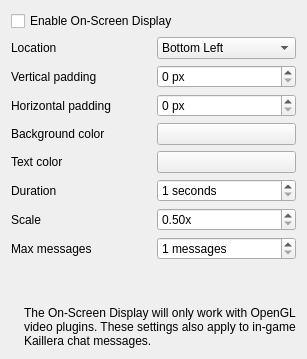
             <widget class="QWidget" name="tab_6">
              <attribute name="title">
               <string>OSD</string>
              </attribute>
              <layout class="QVBoxLayout" name="verticalLayout_13">
               <item>
                <widget class="QCheckBox" name="osdEnabledCheckBox">
                 <property name="text">
                  <string>Enable On-Screen Display</string>
                 </property>
                </widget>
               </item>
               <item>
                <layout class="QHBoxLayout" name="horizontalLayout_10">
                 <item>
                  <widget class="QLabel" name="label_9">
                   <property name="text">
                    <string>Location</string>
                   </property>
                  </widget>
                 </item>
                 <item>
                  <widget class="QComboBox" name="osdLocationComboBox">
                   <item>
                    <property name="text">
                     <string>Bottom Left</string>
                    </property>
                   </item>
                   <item>
                    <property name="text">
                     <string>Top Left</string>
                    </property>
                   </item>
                   <item>
                    <property name="text">
                     <string>Top Right</string>
                    </property>
                   </item>
                   <item>
                    <property name="text">
                     <string>Bottom Right</string>
                    </property>
                   </item>
                  </widget>
                 </item>
                </layout>
               </item>
               <item>
                <layout class="QHBoxLayout" name="horizontalLayout_8">
                 <item>
                  <widget class="QLabel" name="label_7">
                   <property name="text">
                    <string>Vertical padding</string>
                   </property>
                  </widget>
                 </item>
                 <item>
                  <widget class="QSpinBox" name="osdVerticalPaddingSpinBox">
                   <property name="specialValueText">
                    <string/>
                   </property>
                   <property name="suffix">
                    <string> px</string>
                   </property>
                  </widget>
                 </item>
                </layout>
               </item>
               <item>
                <layout class="QHBoxLayout" name="horizontalLayout_9">
                 <item>
                  <widget class="QLabel" name="label_8">
                   <property name="text">
                    <string>Horizontal padding</string>
                   </property>
                  </widget>
                 </item>
                 <item>
                  <widget class="QSpinBox" name="osdHorizontalPaddingSpinBox">
                   <property name="specialValueText">
                    <string/>
                   </property>
                   <property name="suffix">
                    <string> px</string>
                   </property>
                  </widget>
                 </item>
                </layout>
               </item>
               <item>
                <layout class="QHBoxLayout" name="horizontalLayout_15">
                 <item>
                  <widget class="QLabel" name="label_14">
                   <property name="text">
                    <string>Background color</string>
                   </property>
                  </widget>
                 </item>
                 <item>
                  <widget class="QPushButton" name="changeBackgroundColorButton">
                   <property name="text">
                    <string/>
                   </property>
                  </widget>
                 </item>
                </layout>
               </item>
               <item>
                <layout class="QHBoxLayout" name="horizontalLayout_16">
                 <item>
                  <widget class="QLabel" name="label_15">
                   <property name="text">
                    <string>Text color</string>
                   </property>
                  </widget>
                 </item>
                 <item>
                  <widget class="QPushButton" name="changeTextColorButton">
                   <property name="text">
                    <string/>
                   </property>
                  </widget>
                 </item>
                </layout>
               </item>
               <item>
                <layout class="QHBoxLayout" name="horizontalLayout_12">
                 <item>
                  <widget class="QLabel" name="label_11">
                   <property name="text">
                    <string>Duration</string>
                   </property>
                  </widget>
                 </item>
                 <item>
                  <widget class="QSpinBox" name="osdDurationSpinBox">
                   <property name="suffix">
                    <string> seconds</string>
                   </property>
                   <property name="minimum">
                    <number>1</number>
                   </property>
                  </widget>
                 </item>
                </layout>
               </item>
               <item>
                <layout class="QHBoxLayout" name="horizontalLayout_23">
                 <item>
                  <widget class="QLabel" name="label_20">
                   <property name="text">
                    <string>Scale</string>
                   </property>
                  </widget>
                 </item>
                 <item>
                  <widget class="QDoubleSpinBox" name="osdScaleDoubleSpinBox">
                   <property name="decimals">
                    <number>2</number>
                   </property>
                   <property name="singleStep">
                    <double>0.100000000000000</double>
                   </property>
                   <property name="minimum">
                    <double>0.500000000000000</double>
                   </property>
                   <property name="maximum">
                    <double>3.000000000000000</double>
                   </property>
                   <property name="suffix">
                    <string>x</string>
                   </property>
                  </widget>
                 </item>
                </layout>
               </item>
               <item>
                <layout class="QHBoxLayout" name="horizontalLayout_22">
                 <item>
                  <widget class="QLabel" name="label_19">
                   <property name="text">
                    <string>Max messages</string>
                   </property>
                  </widget>
                 </item>
                 <item>
                  <widget class="QSpinBox" name="osdMaxMessagesSpinBox">
                   <property name="suffix">
                    <string> messages</string>
                   </property>
                   <property name="minimum">
                    <number>1</number>
                   </property>
                   <property name="maximum">
                    <number>50</number>
                   </property>
                  </widget>
                 </item>
                </layout>
               </item>
               <item>
                <spacer name="verticalSpacer_17">
                 <property name="orientation">
                  <enum>Qt::Orientation::Vertical</enum>
                 </property>
                 <property name="sizeHint" stdset="0">
                  <size>
                   <width>20</width>
                   <height>40</height>
                  </size>
                 </property>
                </spacer>
               </item>
               <item>
                <layout class="QHBoxLayout" name="emulationInfoLayout_7">
                 <item>
                  <widget class="QLabel" name="infoIconLabel_9">
                   <property name="sizePolicy">
                    <sizepolicy hsizetype="Minimum" vsizetype="Preferred">
                     <horstretch>0</horstretch>
                     <verstretch>0</verstretch>
                    </sizepolicy>
                   </property>
                   <property name="text">
                    <string/>
                   </property>
                   <property name="pixmap">
                    <pixmap>:/newPrefix/Resource/Info.ico</pixmap>
                   </property>
                   <property name="wordWrap">
                    <bool>false</bool>
                   </property>
                  </widget>
                 </item>
                 <item>
                  <widget class="QLabel" name="label_115">
                   <property name="sizePolicy">
                    <sizepolicy hsizetype="Expanding" vsizetype="Minimum">
                     <horstretch>0</horstretch>
                     <verstretch>0</verstretch>
                    </sizepolicy>
                   </property>
                   <property name="midLineWidth">
                    <number>1</number>
                   </property>
                   <property name="text">
                    <string>The On-Screen Display will only work with OpenGL video plugins. These settings also apply to in-game Kaillera chat messages.</string>
                   </property>
                   <property name="textFormat">
                    <enum>Qt::TextFormat::PlainText</enum>
                   </property>
                   <property name="wordWrap">
                    <bool>true</bool>
                   </property>
                  </widget>
                 </item>
                </layout>
               </item>
              </layout>
             </widget>
